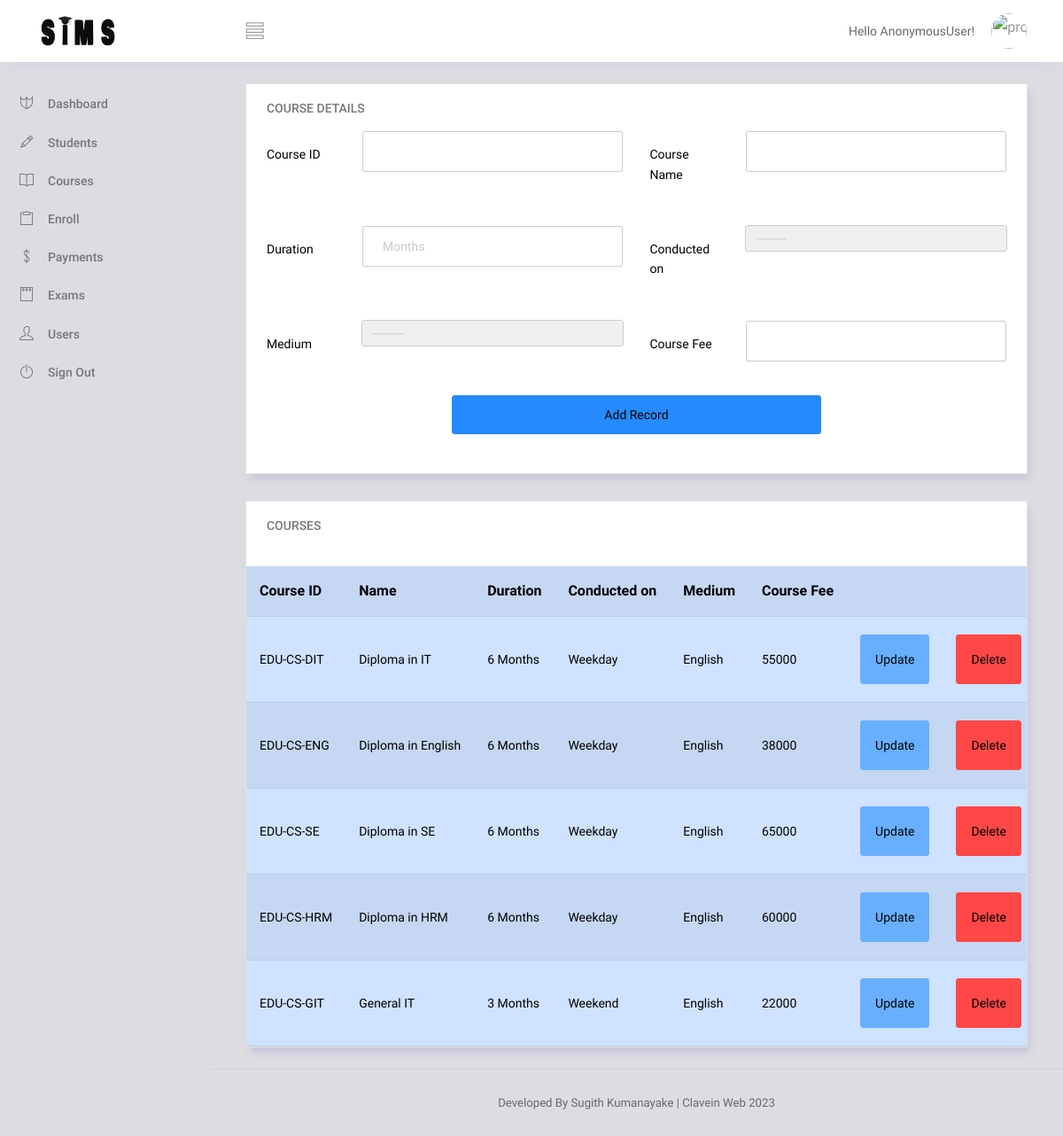
Screenshot of /course/ with the database file from the repository.
### sims_app/models.py (models this page shows, shortened)
class Course(models.Model):
    ctype_lookup = (('Weekday','Weekday'),('Weekend','Weekend'))
    medium_lookup = (('Sinhala','Sinhala'),('English','English'),('Tamil','Tamil'))
    cid = models.CharField(primary_key = True, max_length=10)
    cname = models.CharField(max_length=50, null=True)
    duration = models.IntegerField(null=True)
    ctype = models.CharField(max_length=10, null=True, choices=ctype_lookup)
    fee = models.IntegerField(null=True)
    medium = models.CharField(max_length=50, null=True, choices=medium_lookup)

### sims_app/views.py (the view)
# urls.py: path('course/', create_course_page, name='course'),
def create_course_page(request):
    course_records = Course.objects.all()
    form = CreateCourseForm()
    if request.method == "POST":
        form = CreateCourseForm(request.POST)
        if form.is_valid():
            form.save()
            return redirect('course')
    context = {'form':form, 'course_records':course_records}
    return render(request,'sims_app/course.html',context)

### sims_app/forms.py
class CreateCourseForm(ModelForm):
    class Meta:
        model = Course
        fields = '__all__'
        widgets = {
            'cid': forms.TextInput(attrs={'class': 'form-control'}),
            'cname': forms.TextInput(attrs={'class': 'form-control'}),
            'duration': forms.NumberInput(attrs={'class': 'form-control','placeholder': 'Months'}),
            'ctype': forms.Select(attrs={'class': 'form-control'}),
            'fee': forms.NumberInput(attrs={'class': 'form-control'}),
            'medium': forms.Select(attrs={'class': 'form-control'}),
            }

### sims_app/templates/sims_app/course.html (shortened to what this page needs)
{% extends 'sims_app/base.html' %}
{% load static %}
{% block  content %}
<div class="main-panel">
  <div class="content-wrapper">
    <div class="row">
      <div class="col-12 grid-margin stretch-card">
        <div class="card">
          <div class="card-body">
            <h4 class="card-title">Course Details</h4>
            <form class="form-sample" method="POST">
              <div class="row">
                <div class="col-md-6">
                    <div class="form-group row">
                      <label class="col-sm-3 col-form-label">Course ID</label>
                      <div class="col-sm-9">
                        {{form.cid}}
                      </div>
                    </div>
                  </div>
                <div class="col-md-6">
                  <div class="form-group row">
                    <label class="col-sm-3 col-form-label">Course Name</label>
                    <div class="col-sm-9">
                       {{form.cname}}
                    </div>
                  </div>
                </div>
              </div>
              <div class="row">
                <div class="col-md-6">
                  <div class="form-group row">
                    <label class="col-sm-3 col-form-label">Duration</label>
                    <div class="col-sm-9">
                      {{form.duration}}
                    </div>
                  </div>
                </div>
                <div class="col-md-6">
                  <div class="form-group row">
                    <label class="col-sm-3 col-form-label">Conducted on</label>
                    <div class="col-sm-9">
                       {{form.ctype}}
                    </div>
                  </div>
                </div>
              </div>
              <div class="row">
                <div class="col-md-6">
                  <div class="form-group row">
                    <label class="col-sm-3 col-form-label">Medium</label>
                    <div class="col-sm-9">
                     {{form.medium}}
                    </div>
                  </div>
                </div>
                <div class="col-md-6">
                  <div class="form-group row">
                    <label class="col-sm-3 col-form-label">Course Fee</label>
                    <div class="col-sm-9">
                      {{form.fee}}
                    </div>
                  </div>
                </div>
              </div>
              <div class="d-grid gap-2 col-6 mx-auto">
                  <button type="submit" class="btn btn-primary mb-2">Add Record</button>
              </div>
        </form>
      </div>
    </div>
  </div>
        <div class="col-md-12">
          <div class="card">
            <div class="col-md-12">
              <div class="card-body">
                <h5 class="card-title"> Courses </h5>
              </div>
              <div class="table-responsive ">
              <table class="table table-primary table-striped">
                  <tr>
                          <th> Course ID </th>
                          <th> Name </th>
                          <th> Duration </th>
                          <th> Conducted on </th>
                          <th> Medium </th>
                          <th> Course Fee </th>
                          <th></th>
                          <th></th>
                  </tr>
                  {% for i in course_records %}
                  <tr>
                      <td> {{i.cid}} </td>
                      <td> {{i.cname}} </td>
                      <td> {{i.duration}} Months </td>
                      <td> {{i.ctype}} </td>
                      <td> {{i.medium}} </td>
                      <td> {{i.fee}} </td>
                      <td> <a class="btn btn-sm btn-info" href="{% url 'update_course' i.cid %}"> Update </a> </td>
					            <td> <a class="btn btn-sm btn-danger" href="{% url 'delete_course' i.cid %}"> Delete </a> </td>
                  </tr>
                  {% endfor %}
              </table>
          </div>
        </div>
      </div>
    </div>
  </div>
</div>
{% endblock  %}

### rows the page displays
Course: cid "EDU-CS-DIT", cname "Diploma in IT", duration "6", ctype "Weekday", medium "English", fee "55000"
Course: cid "EDU-CS-ENG", cname "Diploma in English", duration "6", ctype "Weekday", medium "English", fee "38000"
Course: cid "EDU-CS-SE", cname "Diploma in SE", duration "6", ctype "Weekday", medium "English", fee "65000"
Course: cid "EDU-CS-HRM", cname "Diploma in HRM", duration "6", ctype "Weekday", medium "English", fee "60000"
Course: cid "EDU-CS-GIT", cname "General IT", duration "3", ctype "Weekend", medium "English", fee "22000"

### other values shown
{{ request.user }} "AnonymousUser"
